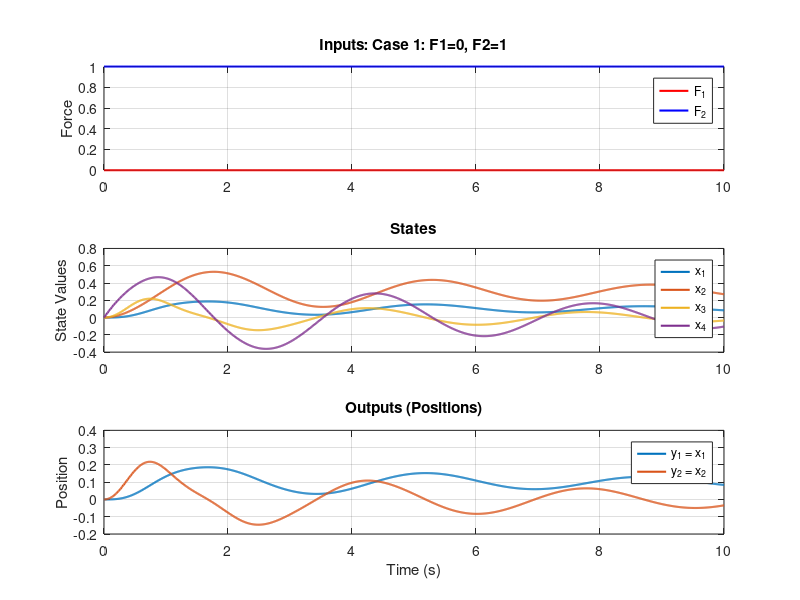
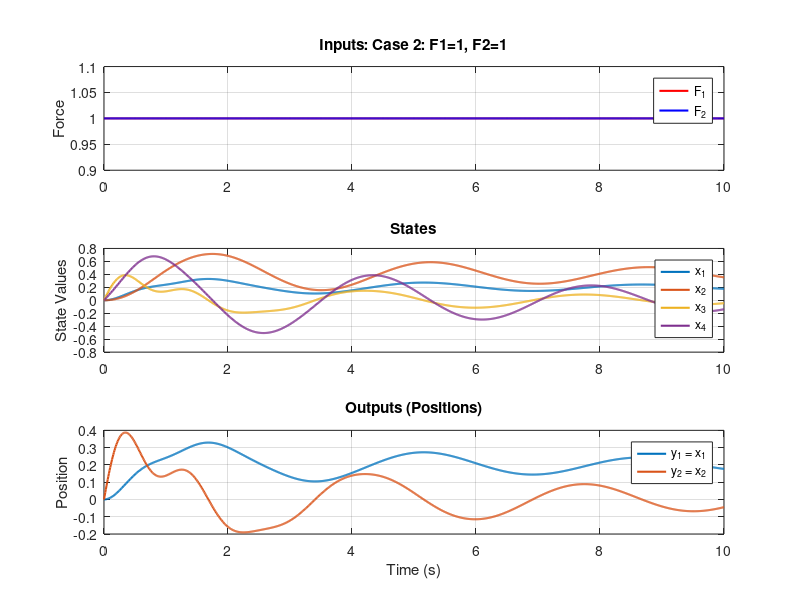
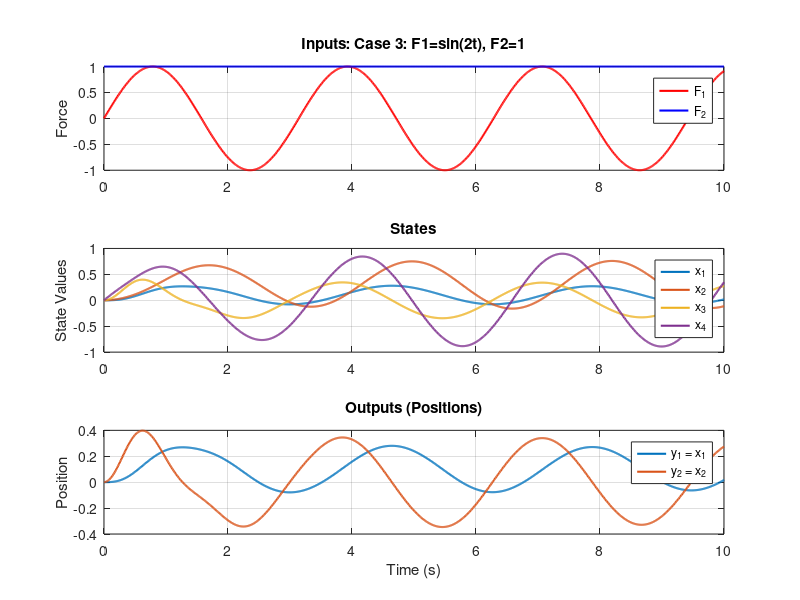

These figures' MATLAB source, in order:
clear; clc; close all;

%% 1. Define System Matrices
A = [0,  0,  1,    0;
     0,  0,  0,    1;
    -30, 10, -1.6, 1.6;
     5, -5,  0.8, -0.8];

B = [0, 0;
     0, 0;
     2, 0;
     0, 1];

C = [1, 0, 0, 0;
     0, 0, 1, 0];

D = [0, 0;
     0, 0];

%% 2. Create State-Space Model
sys = ss(A, B, C, D);

%% 3. Define Simulation Parameters
t = 0:0.01:10;       % Time vector from 0 to 10s with 0.01s step
x0 = [0; 0; 0; 0];   % Initial conditions (x(0)=0, x_dot(0)=0)

%% 4. Define Inputs for Each Case
% The inputs must be a matrix where Column 1 is F1 and Column 2 is F2

% Case 1: F1 = 0, F2 = 1
u1 = zeros(length(t), 2);
u1(:, 1) = 0;       % F1
u1(:, 2) = 1;       % F2

% Case 2: F1 = 1, F2 = 1
u2 = zeros(length(t), 2);
u2(:, 1) = 1;       % F1
u2(:, 2) = 1;       % F2

% Case 3: F1 = sin(2t), F2 = 1
u3 = zeros(length(t), 2);
u3(:, 1) = sin(2*t); % F1
u3(:, 2) = 1;        % F2

%% 5. Plot
cases = {u1, 'Case 1: F1=0, F2=1'; 
         u2, 'Case 2: F1=1, F2=1'; 
         u3, 'Case 3: F1=sin(2t), F2=1'};

for i = 1:size(cases, 1)
    u = cases{i, 1};
    title_str = cases{i, 2};
    
    % Run simulation using lsim
    % y = outputs, t_out = time, x = states
    [y, t_out, x] = lsim(sys, u, t, x0);
    
    % --- Plotting ---
    figure('Name', title_str, 'Position', [100, 100, 800, 600]);
    
    % Plot Inputs
    subplot(3,1,1);
    plot(t, u(:,1), 'r', 'LineWidth', 1.5); hold on;
    plot(t, u(:,2), 'b', 'LineWidth', 1.5);
    title(['Inputs: ' title_str]);
    legend('F_1', 'F_2');
    ylabel('Force');
    grid on;
    
    % Plot States (x1, x2, x3, x4)
    subplot(3,1,2);
    plot(t_out, x(:,1), 'LineWidth', 1.5); hold on;
    plot(t_out, x(:,2), 'LineWidth', 1.5);
    plot(t_out, x(:,3), 'LineWidth', 1.5);
    plot(t_out, x(:,4), 'LineWidth', 1.5);
    title('States');
    legend('x_1', 'x_2', 'x_3', 'x_4');
    ylabel('State Values');
    grid on;
    
    % Plot Outputs (y1, y2)
    subplot(3,1,3);
    plot(t_out, y(:,1), 'LineWidth', 1.5); hold on;
    plot(t_out, y(:,2), 'LineWidth', 1.5);
    title('Outputs (Positions)');
    legend('y_1 = x_1', 'y_2 = x_2');
    xlabel('Time (s)');
    ylabel('Position');
    grid on;
end
